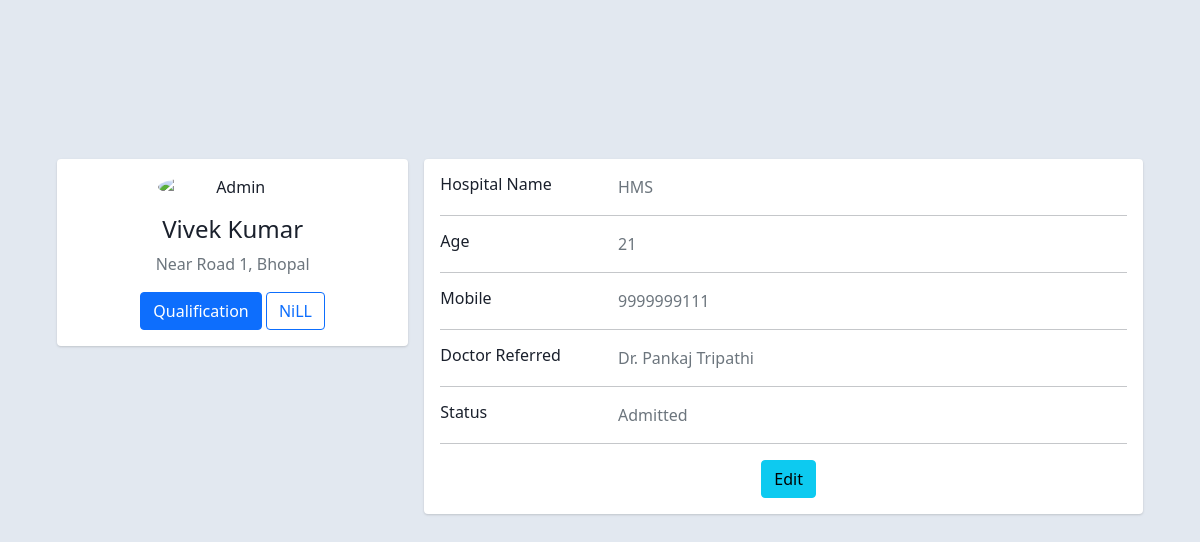
Screenshot of /admins/1/ with the database file from the repository.
### management/models.py (models this page shows, shortened)
class hospital(models.Model):
    hospital_name=models.CharField(max_length=25)
    admin_name=models.CharField(max_length=50)
    hospital_address=models.TextField()

### management/views.py (the view)
# urls.py: path('admins/<int:id>/', views.admin_profile),
def admin_profile(request, id):
    admin_obj = hospital.objects.get(id=id)
    context = {
        'adm' : admin_obj
    }
    return render(request, 'admin_profile.html',context)

### management/templates/admin_profile.html (shortened to what this page needs)
<!DOCTYPE html>
<html lang="en">
<head>
    <link href="https://cdn.jsdelivr.net/npm/bootstrap@5.1.1/dist/css/bootstrap.min.css" rel="stylesheet"
>
</head>
<body>
    <div class="container">
        <div class="main-body">
            <div class="row gutters-sm">
                <div class="col-md-4 mt-5">
                    <div class="card">
                        <div class="card-body">
                            <div class="d-flex flex-column align-items-center text-center">
                                <img src="https://bootdey.com/img/Content/avatar/avatar7.png" alt="Admin"
                                    class="rounded-circle" width="150">
                                <div class="mt-3">
                                    <h4>{{ adm.admin_name }}</h4>
                                    <p class="text-muted font-size-sm">{{ adm.hospital_address }}</p>
                                    <button class="btn btn-primary">Qualification</button>
                                    <button class="btn btn-outline-primary">NiLL</button>
                                </div>
                            </div>
                        </div>
                    </div>
                </div>
                <div class="col-md-8 mt-5">
                    <div class="card">
                        <div class="card-body">
                            <div class="row">
                                <div class="col-sm-3">
                                    <h6 class="mb-0">Hospital Name</h6>
                                </div>
                                <div class="col-sm-9 text-secondary">
                                    {{ adm.hospital_name }}
                                </div>
                            </div>
                            <hr>
                            <div class="row">
                                <div class="col-sm-3">
                                    <h6 class="mb-0">Age</h6>
                                </div>
                                <div class="col-sm-9 text-secondary">
                                    21
                                </div>
                            </div>
                            <hr>
                            <div class="row">
                                <div class="col-sm-3">
                                    <h6 class="mb-0">Mobile</h6>
                                </div>
                                <div class="col-sm-9 text-secondary">
                                    9999999111
                                </div>
                            </div>
                            <hr>
                            <div class="row">
                                <div class="col-sm-3">
                                    <h6 class="mb-0">Doctor Referred</h6>
                                </div>
                                <div class="col-sm-9 text-secondary">
                                    Dr. Pankaj Tripathi
                                </div>
                            </div>
                            <hr>
                            <div class="row">
                                <div class="col-sm-3">
                                    <h6 class="mb-0">Status</h6>
                                </div>
                                <div class="col-sm-9 text-secondary">
                                    Admitted
                                </div>
                            </div>
                            <hr>
                            <div class="row edit-button">
                                <div class="col-sm-12">
                                    <a class="btn btn-info " target="__blank" href="#">Edit</a>
                                </div>
                            </div>
                        </div>
                    </div>
                </div>
            </div>
        </div>
    </div>
</body>
</html>

### management/templates/admin_profile.html (style rules this page uses)
body { margin-top: 20px; color: #1a202c; text-align: left; background-color: #e2e8f0; }
.edit-button { margin-left: 45%; }
.main-body { padding: 15px; }
.container { margin-top: 8%; }
.card { box-shadow: 0 1px 3px 0 rgba(0, 0, 0, .1), 0 1px 2px 0 rgba(0, 0, 0, .06); }
.card { position: relative; display: flex; flex-direction: column; min-width: 0; word-wrap: break-word; background-color: #fff; background-clip: border-box; border: 0 solid rgba(0, 0, 0, .125); border-radius: .25rem; }
.card-body { flex: 1 1 auto; min-height: 1px; padding: 1rem; }
.gutters-sm { margin-right: -8px; margin-left: -8px; }
.gutters-sm>.col, .gutters-sm>[class*=col-] { padding-right: 8px; padding-left: 8px; }

### rows the page displays
hospital: admin_name "Vivek Kumar", hospital_address "Near Road 1, Bhopal", hospital_name "HMS"
